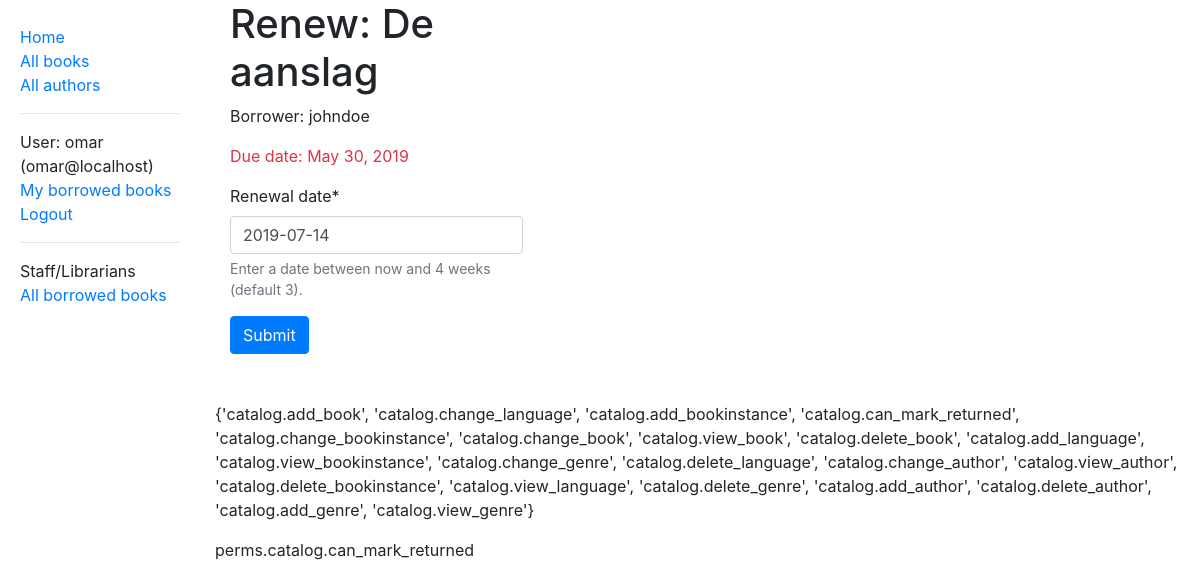
The page /catalog/book/98464447-55bf-4dcf-8fc8-1e9dd3928a08/renew/ (signed in) on the database its author committed.
### catalog/models.py (models this page shows, shortened)
class BookInstance(models.Model):
    id = models.UUIDField(primary_key=True, default=uuid.uuid4,
                          help_text='Unique ID for this particular book across whole library')
    book = models.ForeignKey('Book', on_delete=models.SET_NULL, null=True)
    imprint = models.CharField(max_length=200)
    due_back = models.DateField(null=True, blank=True)
    LOAN_STATUS = (
        ('m', 'Maintenace'),
        ('o', 'On loan'),
        ('a', 'Available'),
        ('r', 'Reserved'),
    )
    status = models.CharField(
        max_length=1,
        choices=LOAN_STATUS,
        blank=True,
        default='m',
        help_text='Book availability',
    )
    borrower = models.ForeignKey(User, on_delete=models.SET_NULL, null=True, blank=True)
    class Meta:
        ordering = ['due_back']
        permissions = (
            ('can_mark_returned', 'Set book as returned'),
        )
    @property
    def is_overdue(self):
        if self.due_back and date.today() > self.due_back:
            return True
        return False

class Book(models.Model):
    title = models.CharField(max_length=200)
    author = models.ForeignKey('Author', on_delete=models.SET_NULL, null=True)
    summary = models.TextField(max_length=1000, help_text='Enter a brief description of the book')
    isbn = models.CharField('ISBN', max_length=13,
                            help_text='13 Character <a href="https://www.isbn-international.org/content/what-isbn">ISBN number</a>')
    genre = models.ManyToManyField(Genre, help_text='Select a genre for this book')
    language = models.ForeignKey('Language', on_delete=models.SET_NULL, null=True)
    def display_genre(self):
        """Create a string for the Genre. This is required to display genre in Admin."""
        return ', '.join([genre.name for genre in self.genre.all()[:3]])
    display_genre.short_description = 'Genre'

### catalog/views.py (the view)
# urls.py: path('book/<uuid:pk>/renew/', views.renew_book_librarian, name='renew-book-librarian'),
@login_required()
@permission_required('catalog.can_mark_returned')
def renew_book_librarian(request, pk):
    book_instance = get_object_or_404(BookInstance, pk=pk)
    if request.method == 'POST':
        form = RenewBookModelForm(request.POST)
        if form.is_valid():
            book_instance.due_back = form.cleaned_data['renewal_date']
            book_instance.save()
            return HttpResponseRedirect(reverse('librarian-view'))
    else:
        proposed_renewal_date = datetime.date.today() + datetime.timedelta(weeks=3)
        form = RenewBookModelForm(initial={'renewal_date': proposed_renewal_date})
    context = {
        'form': form,
        'book_instance': book_instance,
    }
    return render(request, 'catalog/book_renew_form.html', context)

### catalog/forms.py (shortened to what this page needs)
class RenewBookModelForm(forms.ModelForm):
    renewal_date = forms.DateField(help_text="Enter a date between now and 4 weeks (default 3).",
                               widget=DatePickerInput(format="%Y-%m-%d"))
    class Meta:
        model = BookInstance
        fields = ['renewal_date']
        labels = {'renewal_date': _('New renewal date')}
        help_texts = {'renewal_date': _('Enter a date between now and 4 weeks (default 3).')}

### catalog/templates/catalog/book_renew_form.html (shortened to what this page needs)
{% extends "base_generic.html" %}
{% load crispy_forms_tags %}
{% block content %}
    <div class="container-fluid">
        <div class="row">
            <div class="col-sm-4">
                <h1>Renew: {{ book_instance.book.title }}</h1>
                <p>Borrower: {{ book_instance.borrower }}</p>
                <p {% if book_instance.is_overdue %}class="text-danger"{% endif %}>Due date: {{ book_instance.due_back }}</p>
                <form class="" method="post" novalidate>
                    {{ form|crispy }}
                    <button type="submit" class="btn btn-primary">Submit</button>
                </form>
            </div>
        </div>
    </div>
{% endblock %}

### templates/base_generic.html (shortened to what this page needs)
                    {% load bootstrap4 %}
<!DOCTYPE html>
<html lang="en">
<head>
    {% bootstrap_css %}
    <link rel="stylesheet" href="https://stackpath.bootstrapcdn.com/font-awesome/4.7.0/css/font-awesome.min.css">
    {%  load static %}
    <link rel="stylesheet" href="{% static 'css/styles.css' %}">
</head>
<body>
  <div class="container-fluid">
     <div class="row">
         <div class="col-sm-2">
             {% block sidebar %}
                 <ul class="sidebar-nav">
                   <li><a href="{% url 'index' %}">Home</a></li>
                     <li><a href="{% url 'books' %}">All books</a></li>
                     <li><a href="{% url 'authors' %}">All authors</a></li>
                     <li><hr></li>
                     {% if user.is_authenticated %}
                         <li>User: {{ user.get_username }} ({{ user.email }})</li>
                         <li><a href="{% url 'my-borrowed-books' %}">My borrowed books</a></li>
                         <li><a href="{% url 'logout' %}?next={{ request.path }}">Logout</a></li>
                         <li><hr></li>
                         {% if perms.catalog.can_mark_returned %}
                             <li>Staff/Librarians</li>
                             <li><a href="{% url 'librarian-view' %}?next={{ request.path }}">All borrowed books</a></li>
                         {% endif  %}
                     {% else %}
                         <li><a href="{% url 'login' %}?next={{ request.path }}">Login</a></li>
                     {% endif %}
                 </ul>
             {% endblock sidebar %}
         </div>
         <div class="col-sm-10">
             {% block content %}{% endblock %}
             <p class="mt-5">
                 {% if perms.catalog %}
                     {{ perms.catalog  }}
                     {% if perms.catalog.can_mark_returned %}
                         <p>perms.catalog.can_mark_returned</p>
                     {% endif  %}
                 {% endif %}
             </p>
         </div>
     </div>
  </div>
</body>
</html>

### static/css/styles.css (style rules this page uses)
.sidebar-nav { margin-top: 20px; padding: 5px; list-style: none; }

### rows shown on the page
BookInstance: book "De aanslag", borrower "johndoe", due_back "May 30, 2019"

### other values the page prints
{{ user.get_username }} "omar"
{{ user.email }} "omar@localhost"
